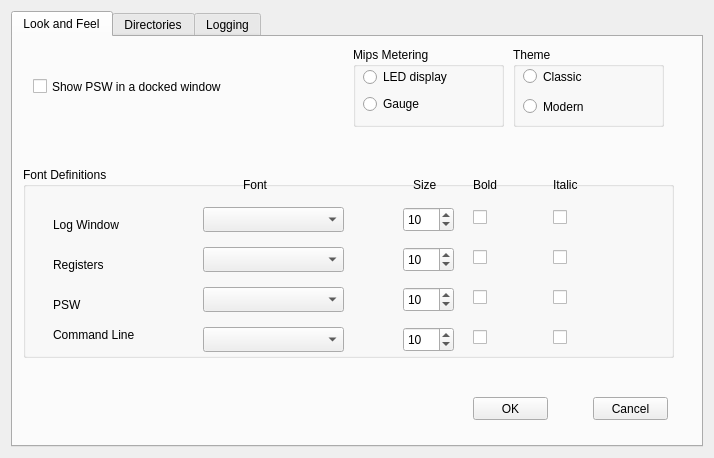
<?xml version="1.0" encoding="UTF-8"?>
<ui version="4.0">
 <class>PreferencesWinClass</class>
 <widget class="QWidget" name="PreferencesWinClass">
  <property name="geometry">
   <rect>
    <x>0</x>
    <y>0</y>
    <width>714</width>
    <height>458</height>
   </rect>
  </property>
  <property name="windowTitle">
   <string>Preferences</string>
  </property>
  <layout class="QGridLayout" name="gridLayout">
   <item row="0" column="0">
    <widget class="QTabWidget" name="tabWidget">
     <property name="enabled">
      <bool>true</bool>
     </property>
     <property name="currentIndex">
      <number>0</number>
     </property>
     <widget class="QWidget" name="miscTab">
      <attribute name="title">
       <string>Look and Feel</string>
      </attribute>
      <widget class="QGroupBox" name="groupBox_2">
       <property name="geometry">
        <rect>
         <x>500</x>
         <y>10</y>
         <width>151</width>
         <height>80</height>
        </rect>
       </property>
       <property name="title">
        <string>Theme</string>
       </property>
       <widget class="QRadioButton" name="classicRadioButton">
        <property name="geometry">
         <rect>
          <x>10</x>
          <y>20</y>
          <width>95</width>
          <height>19</height>
         </rect>
        </property>
        <property name="text">
         <string>Classic</string>
        </property>
       </widget>
       <widget class="QRadioButton" name="modernRadioButton">
        <property name="geometry">
         <rect>
          <x>10</x>
          <y>50</y>
          <width>95</width>
          <height>19</height>
         </rect>
        </property>
        <property name="text">
         <string>Modern</string>
        </property>
       </widget>
      </widget>
      <widget class="QCheckBox" name="pswDock">
       <property name="geometry">
        <rect>
         <x>20</x>
         <y>40</y>
         <width>231</width>
         <height>19</height>
        </rect>
       </property>
       <property name="text">
        <string>Show PSW in a docked window</string>
       </property>
      </widget>
      <widget class="QGroupBox" name="MipsMeterBox">
       <property name="geometry">
        <rect>
         <x>340</x>
         <y>10</y>
         <width>151</width>
         <height>80</height>
        </rect>
       </property>
       <property name="title">
        <string>Mips Metering</string>
       </property>
       <property name="flat">
        <bool>false</bool>
       </property>
       <widget class="QRadioButton" name="mipsLedButton">
        <property name="geometry">
         <rect>
          <x>10</x>
          <y>20</y>
          <width>91</width>
          <height>20</height>
         </rect>
        </property>
        <property name="text">
         <string>LED display</string>
        </property>
       </widget>
       <widget class="QRadioButton" name="mipsGaugeButton">
        <property name="geometry">
         <rect>
          <x>10</x>
          <y>47</y>
          <width>91</width>
          <height>20</height>
         </rect>
        </property>
        <property name="text">
         <string>Gauge</string>
        </property>
       </widget>
      </widget>
      <widget class="QGroupBox" name="groupBox">
       <property name="geometry">
        <rect>
         <x>10</x>
         <y>130</y>
         <width>651</width>
         <height>191</height>
        </rect>
       </property>
       <property name="title">
        <string>Font Definitions</string>
       </property>
       <widget class="QComboBox" name="fontNameLog">
        <property name="geometry">
         <rect>
          <x>180</x>
          <y>40</y>
          <width>141</width>
          <height>25</height>
         </rect>
        </property>
       </widget>
       <widget class="QLabel" name="label_5">
        <property name="geometry">
         <rect>
          <x>220</x>
          <y>10</y>
          <width>61</width>
          <height>16</height>
         </rect>
        </property>
        <property name="text">
         <string>Font</string>
        </property>
       </widget>
       <widget class="QSpinBox" name="fontSizeLog">
        <property name="geometry">
         <rect>
          <x>380</x>
          <y>40</y>
          <width>51</width>
          <height>25</height>
         </rect>
        </property>
        <property name="minimum">
         <number>4</number>
        </property>
        <property name="maximum">
         <number>20</number>
        </property>
        <property name="value">
         <number>10</number>
        </property>
       </widget>
       <widget class="QLabel" name="label_6">
        <property name="geometry">
         <rect>
          <x>390</x>
          <y>10</y>
          <width>41</width>
          <height>16</height>
         </rect>
        </property>
        <property name="text">
         <string>Size</string>
        </property>
       </widget>
       <widget class="QCheckBox" name="boldLog">
        <property name="geometry">
         <rect>
          <x>450</x>
          <y>40</y>
          <width>79</width>
          <height>21</height>
         </rect>
        </property>
        <property name="text">
         <string/>
        </property>
       </widget>
       <widget class="QCheckBox" name="italicLog">
        <property name="geometry">
         <rect>
          <x>530</x>
          <y>40</y>
          <width>79</width>
          <height>21</height>
         </rect>
        </property>
        <property name="text">
         <string/>
        </property>
       </widget>
       <widget class="QLabel" name="label_7">
        <property name="geometry">
         <rect>
          <x>450</x>
          <y>10</y>
          <width>55</width>
          <height>16</height>
         </rect>
        </property>
        <property name="text">
         <string>Bold</string>
        </property>
       </widget>
       <widget class="QLabel" name="label_8">
        <property name="geometry">
         <rect>
          <x>530</x>
          <y>10</y>
          <width>55</width>
          <height>16</height>
         </rect>
        </property>
        <property name="text">
         <string>Italic</string>
        </property>
       </widget>
       <widget class="QLabel" name="label_9">
        <property name="geometry">
         <rect>
          <x>30</x>
          <y>50</y>
          <width>131</width>
          <height>16</height>
         </rect>
        </property>
        <property name="text">
         <string>Log Window</string>
        </property>
       </widget>
       <widget class="QComboBox" name="fontNameRegs">
        <property name="geometry">
         <rect>
          <x>180</x>
          <y>80</y>
          <width>141</width>
          <height>25</height>
         </rect>
        </property>
       </widget>
       <widget class="QComboBox" name="fontNamePsw">
        <property name="geometry">
         <rect>
          <x>180</x>
          <y>120</y>
          <width>141</width>
          <height>25</height>
         </rect>
        </property>
       </widget>
       <widget class="QComboBox" name="fontNameCommand">
        <property name="geometry">
         <rect>
          <x>180</x>
          <y>160</y>
          <width>141</width>
          <height>25</height>
         </rect>
        </property>
       </widget>
       <widget class="QSpinBox" name="fontSizeRegs">
        <property name="geometry">
         <rect>
          <x>380</x>
          <y>80</y>
          <width>51</width>
          <height>25</height>
         </rect>
        </property>
        <property name="minimum">
         <number>4</number>
        </property>
        <property name="maximum">
         <number>20</number>
        </property>
        <property name="value">
         <number>10</number>
        </property>
       </widget>
       <widget class="QSpinBox" name="fontSizePsw">
        <property name="geometry">
         <rect>
          <x>380</x>
          <y>120</y>
          <width>51</width>
          <height>25</height>
         </rect>
        </property>
        <property name="minimum">
         <number>4</number>
        </property>
        <property name="maximum">
         <number>20</number>
        </property>
        <property name="value">
         <number>10</number>
        </property>
       </widget>
       <widget class="QSpinBox" name="fontSizeCommand">
        <property name="geometry">
         <rect>
          <x>380</x>
          <y>160</y>
          <width>51</width>
          <height>25</height>
         </rect>
        </property>
        <property name="minimum">
         <number>4</number>
        </property>
        <property name="maximum">
         <number>20</number>
        </property>
        <property name="value">
         <number>10</number>
        </property>
       </widget>
       <widget class="QCheckBox" name="boldRegs">
        <property name="geometry">
         <rect>
          <x>450</x>
          <y>80</y>
          <width>79</width>
          <height>21</height>
         </rect>
        </property>
        <property name="text">
         <string/>
        </property>
       </widget>
       <widget class="QCheckBox" name="boldPsw">
        <property name="geometry">
         <rect>
          <x>450</x>
          <y>120</y>
          <width>79</width>
          <height>21</height>
         </rect>
        </property>
        <property name="text">
         <string/>
        </property>
       </widget>
       <widget class="QCheckBox" name="boldCommand">
        <property name="geometry">
         <rect>
          <x>450</x>
          <y>160</y>
          <width>79</width>
          <height>21</height>
         </rect>
        </property>
        <property name="text">
         <string/>
        </property>
       </widget>
       <widget class="QCheckBox" name="italicRegs">
        <property name="geometry">
         <rect>
          <x>530</x>
          <y>80</y>
          <width>79</width>
          <height>21</height>
         </rect>
        </property>
        <property name="text">
         <string/>
        </property>
       </widget>
       <widget class="QCheckBox" name="italicPsw">
        <property name="geometry">
         <rect>
          <x>530</x>
          <y>120</y>
          <width>79</width>
          <height>21</height>
         </rect>
        </property>
        <property name="text">
         <string/>
        </property>
       </widget>
       <widget class="QCheckBox" name="italicCommand">
        <property name="geometry">
         <rect>
          <x>530</x>
          <y>160</y>
          <width>79</width>
          <height>21</height>
         </rect>
        </property>
        <property name="text">
         <string/>
        </property>
       </widget>
       <widget class="QLabel" name="label_10">
        <property name="geometry">
         <rect>
          <x>30</x>
          <y>90</y>
          <width>131</width>
          <height>16</height>
         </rect>
        </property>
        <property name="text">
         <string>Registers</string>
        </property>
       </widget>
       <widget class="QLabel" name="label_11">
        <property name="geometry">
         <rect>
          <x>30</x>
          <y>130</y>
          <width>141</width>
          <height>16</height>
         </rect>
        </property>
        <property name="text">
         <string>PSW</string>
        </property>
       </widget>
       <widget class="QLabel" name="label_12">
        <property name="geometry">
         <rect>
          <x>30</x>
          <y>160</y>
          <width>131</width>
          <height>16</height>
         </rect>
        </property>
        <property name="text">
         <string>Command Line</string>
        </property>
       </widget>
      </widget>
      <widget class="QPushButton" name="okButton">
       <property name="geometry">
        <rect>
         <x>460</x>
         <y>360</y>
         <width>75</width>
         <height>23</height>
        </rect>
       </property>
       <property name="text">
        <string>OK</string>
       </property>
      </widget>
      <widget class="QPushButton" name="cancelButton">
       <property name="geometry">
        <rect>
         <x>580</x>
         <y>360</y>
         <width>75</width>
         <height>23</height>
        </rect>
       </property>
       <property name="text">
        <string>Cancel</string>
       </property>
      </widget>
     </widget>
     <widget class="QWidget" name="directoriesTab">
      <attribute name="title">
       <string>Directories</string>
      </attribute>
      <widget class="QLineEdit" name="logsDirLineEdit">
       <property name="geometry">
        <rect>
         <x>190</x>
         <y>110</y>
         <width>431</width>
         <height>23</height>
        </rect>
       </property>
      </widget>
      <widget class="QLabel" name="label">
       <property name="geometry">
        <rect>
         <x>10</x>
         <y>30</y>
         <width>171</width>
         <height>17</height>
        </rect>
       </property>
       <property name="text">
        <string>Hercule's Directory</string>
       </property>
      </widget>
      <widget class="QLabel" name="label_3">
       <property name="geometry">
        <rect>
         <x>10</x>
         <y>70</y>
         <width>171</width>
         <height>17</height>
        </rect>
       </property>
       <property name="text">
        <string>Configuration Directory</string>
       </property>
      </widget>
      <widget class="QLabel" name="label_2">
       <property name="geometry">
        <rect>
         <x>10</x>
         <y>110</y>
         <width>171</width>
         <height>17</height>
        </rect>
       </property>
       <property name="text">
        <string>Logs Directory</string>
       </property>
      </widget>
      <widget class="QLineEdit" name="hercDirLineEdit">
       <property name="geometry">
        <rect>
         <x>190</x>
         <y>30</y>
         <width>431</width>
         <height>23</height>
        </rect>
       </property>
       <property name="toolTip">
        <string>This is the directory which contains the hercules executable. If hercules is on your shell's path, you can leave this field empty</string>
       </property>
      </widget>
      <widget class="QLineEdit" name="configDirLineEdit">
       <property name="geometry">
        <rect>
         <x>190</x>
         <y>70</y>
         <width>431</width>
         <height>23</height>
        </rect>
       </property>
      </widget>
      <widget class="QPushButton" name="configDirButton">
       <property name="geometry">
        <rect>
         <x>630</x>
         <y>70</y>
         <width>31</width>
         <height>27</height>
        </rect>
       </property>
       <property name="text">
        <string>...</string>
       </property>
      </widget>
      <widget class="QPushButton" name="logsDirButton">
       <property name="geometry">
        <rect>
         <x>630</x>
         <y>110</y>
         <width>31</width>
         <height>27</height>
        </rect>
       </property>
       <property name="text">
        <string>...</string>
       </property>
      </widget>
      <widget class="QPushButton" name="hercDirButton">
       <property name="geometry">
        <rect>
         <x>630</x>
         <y>30</y>
         <width>31</width>
         <height>27</height>
        </rect>
       </property>
       <property name="text">
        <string>...</string>
       </property>
      </widget>
     </widget>
     <widget class="QWidget" name="loggingTab">
      <attribute name="title">
       <string>Logging</string>
      </attribute>
      <widget class="QCheckBox" name="logTimestampCheckbox">
       <property name="geometry">
        <rect>
         <x>10</x>
         <y>150</y>
         <width>231</width>
         <height>21</height>
        </rect>
       </property>
       <property name="text">
        <string>Append time to each log line</string>
       </property>
      </widget>
      <widget class="QCheckBox" name="autosaveLogCheckbox">
       <property name="geometry">
        <rect>
         <x>10</x>
         <y>120</y>
         <width>231</width>
         <height>19</height>
        </rect>
       </property>
       <property name="text">
        <string>Autosave log upon exit</string>
       </property>
      </widget>
      <widget class="QCheckBox" name="splitLogCheckbox">
       <property name="geometry">
        <rect>
         <x>10</x>
         <y>180</y>
         <width>371</width>
         <height>21</height>
        </rect>
       </property>
       <property name="text">
        <string>Split Hercules and O/S log  (requires restart)</string>
       </property>
      </widget>
      <widget class="QSpinBox" name="memLines">
       <property name="geometry">
        <rect>
         <x>270</x>
         <y>30</y>
         <width>101</width>
         <height>22</height>
        </rect>
       </property>
       <property name="maximum">
        <number>1000000</number>
       </property>
       <property name="singleStep">
        <number>100</number>
       </property>
       <property name="value">
        <number>5000</number>
       </property>
      </widget>
      <widget class="QLabel" name="label_4">
       <property name="geometry">
        <rect>
         <x>20</x>
         <y>40</y>
         <width>221</width>
         <height>16</height>
        </rect>
       </property>
       <property name="text">
        <string>Maximum lines to keep in memory</string>
       </property>
      </widget>
     </widget>
    </widget>
   </item>
  </layout>
 </widget>
 <resources/>
 <connections/>
</ui>
